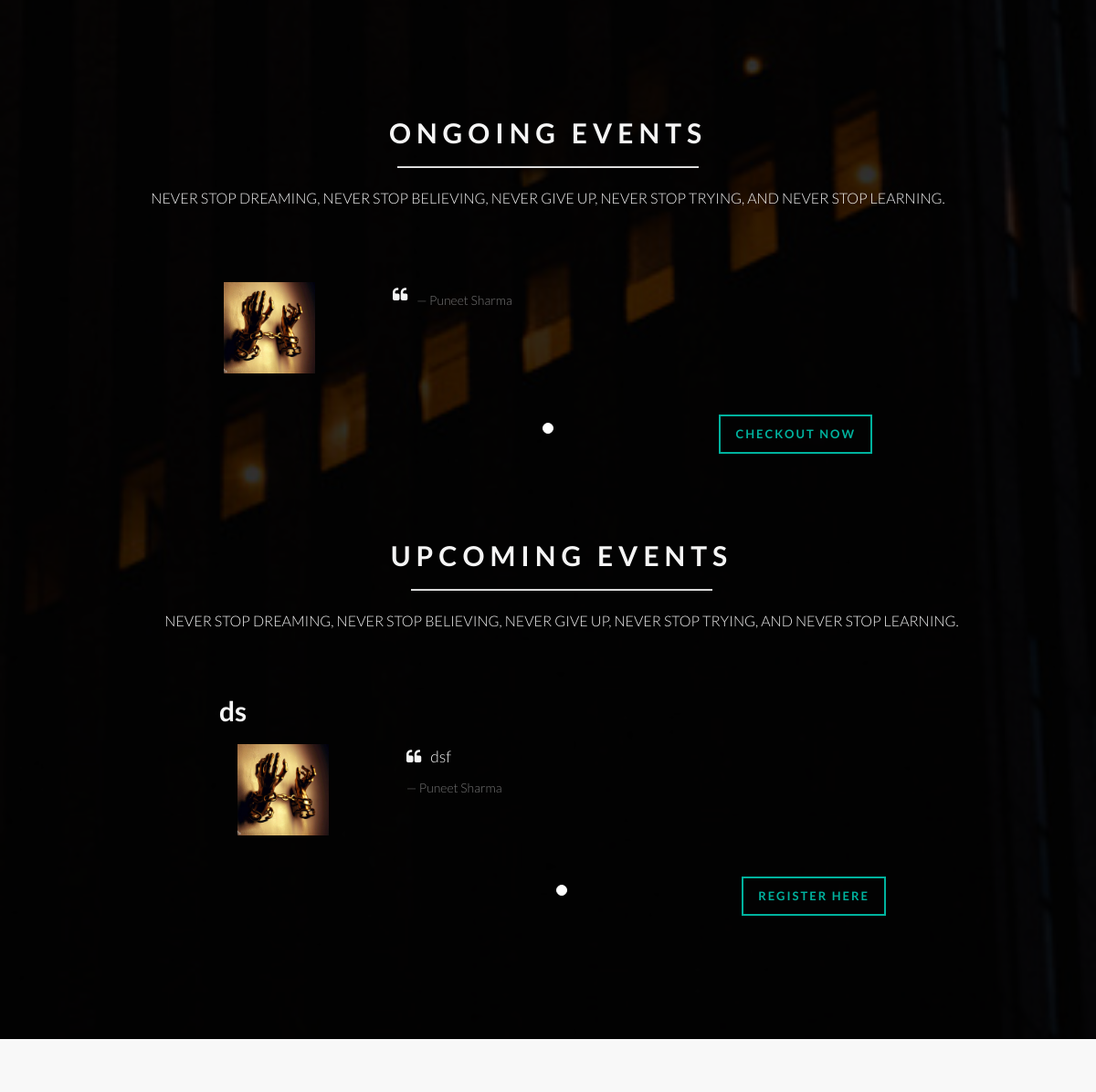
/ (middle part), run on an earlier commit of the app's database.
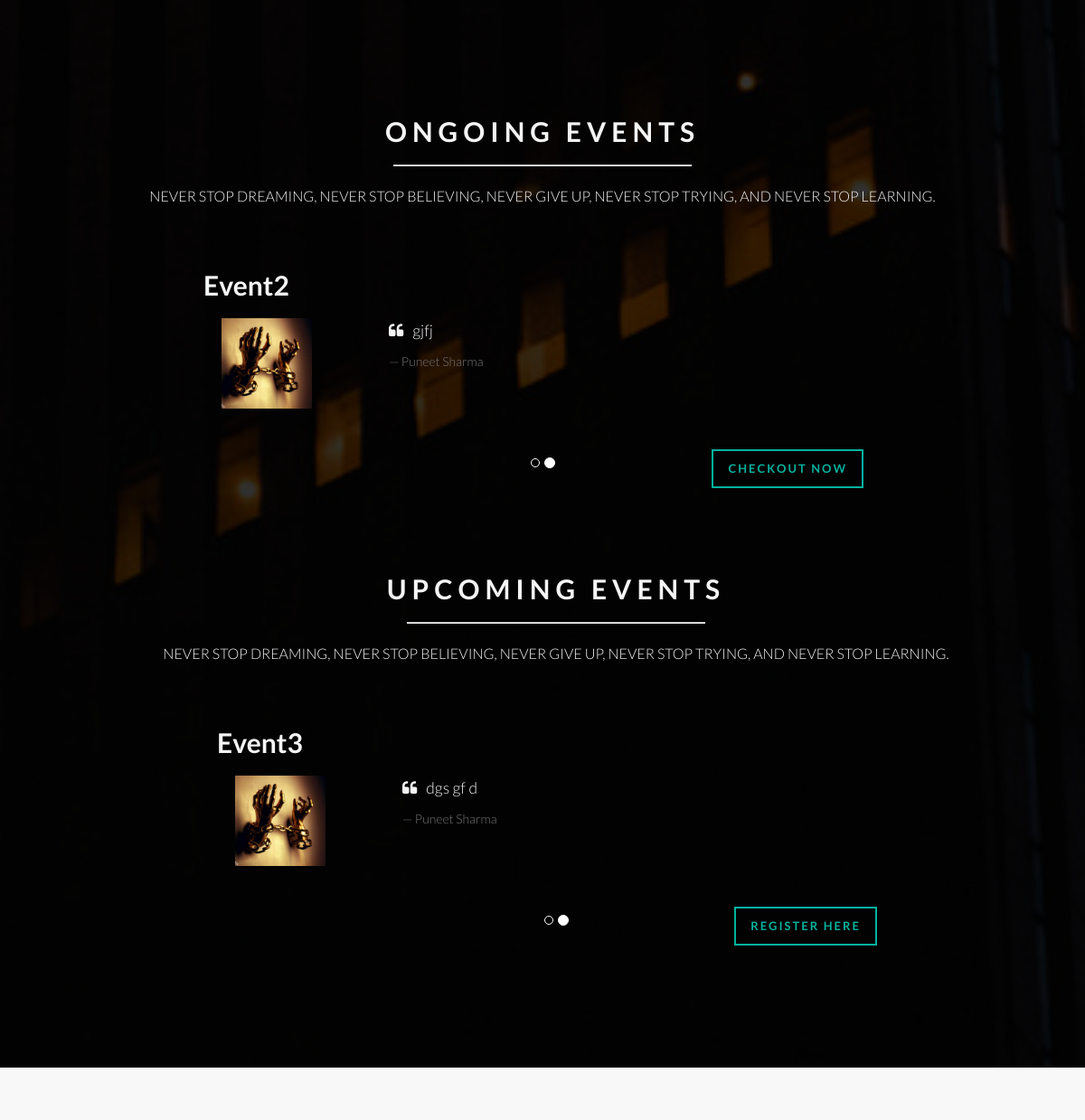
And on a later commit of the database.
### eventList/models.py (models this page shows, shortened)
class Event(models.Model):
    title=models.CharField(max_length=100)
    Desc=models.CharField(max_length=600, default="-----Default Desc------")
    image=models.ImageField(upload_to=f"images/")
    link=models.CharField(max_length=300)
    start_date=models.DateTimeField()
    end_date=models.DateTimeField()
    shown = models.BooleanField()

### eventList/views.py (the view)
# urls.py: path("", views.index, name="index")
def index(request):
    events = Event.objects.all()
    current_datetime = datetime.now()
    current_datetime = current_datetime.replace(microsecond = 0)
    ongoingEvents = list()
    upcomingEvents = list()
    pastEvents = list()
    for x in events:
        x.end_date = x.end_date.replace(tzinfo = None)
        x.start_date = x.start_date.replace(tzinfo = None)
        if x.end_date>current_datetime and x.start_date<current_datetime:
            ongoingEvents.append(x)
        if x.start_date>current_datetime:
            upcomingEvents.append(x)
        if x.end_date<current_datetime:
            pastEvents.append(x)
    pastEvents = list(filter(lambda x: x.shown, pastEvents))
    return render(request, "index.html", {"ongoingEvents":ongoingEvents ,"upcomingEvents":upcomingEvents, "pastEvents":pastEvents })

### templates/index.html (shortened to what this page needs)
<!DOCTYPE html>
{% load static %}
<html lang="en">
<head>
    <link rel="stylesheet" type="text/css" href="{% static 'style/style.css' %}">
</head>
<body class="parallax">
    <div id="content-wrapper">
        <section id="testimonial-carousel" class="divider-section">
            <div class="container">
                <div class="row">
                    <div class="center gap fade-down section-heading">
                        <h2 class="main-title">Ongoing Events</h2>
                        <hr>
                        <p>Never stop dreaming, never stop believing, never give up, never stop trying, and never stop
                            learning.</p>
                    </div>
                    <div class='col-md-offset-2 col-md-8 fade-up'>
                        <div class="carousel slide" data-ride="carousel" id="ongoing-events-carousel" data-interval="2000">
                            <ol class="carousel-indicators">
                                {% for event in ongoingEvents %}
                                    <li data-target="#ongoing-events-carousel" data-slide-to="{{ forloop.counter0 }}" {% if forloop.first %}class="active"{% endif %}></li>
                                {% endfor %}
                            </ol>
                            <div class="carousel-inner">
                                {% block list1 %}
                                        {% for event in ongoingEvents %}
                                        <div class="carousel-item item {% if forloop.first %}active{% endif %}">
                                            <h2>{{event.title}}</h2>
                                            <blockquote>
                                                <div class="row">
                                                    <div class="col-sm-3 text-center">
                                                        <img class="img-responsive lozad" loading="lazy"
                                                            src="{{event.image.url}}"
                                                            style="width: 100px;height:100px;">
                                                    </div>
                                                    <div class="col-sm-9">
                                                        <p>{{event.Desc}}</p>
                                                        <small>Puneet Sharma</small>
                                                    </div>
                                                </div>
                                                <div class="read-more-wrapper">
                                                    <a href="{{event.link}}" class="btn btn-outlined btn-primary">Checkout Now</a>
                                                </div>
                                            </blockquote>
                                        </div>
                                        {% endfor %}
                                    {% endblock %}
                            </div>
                        </div>
                    </div>
                </div>
                <div class="container">
                    <div class="row">
                        <div class="center gap fade-down section-heading">
                            <h2 class="main-title">Upcoming Events</h2>
                            <hr>
                            <p>Never stop dreaming, never stop believing, never give up, never stop trying, and never stop
                                learning.</p>
                        </div>
                        <div class='col-md-offset-2 col-md-8 fade-up'>
                            <div class="carousel slide" data-ride="carousel" id="upcoming-events-carousel" data-interval="2000">
                                <ol class="carousel-indicators">
                                    {% for event in upcomingEvents %}
                                        <li data-target="#upcoming-events-carousel" data-slide-to="{{ forloop.counter0 }}" {% if forloop.first %}class="active"{% endif %}></li>
                                    {% endfor %}
                                </ol>
                                <div class="carousel-inner">
                                    {% block list %}
                                        {% for event in upcomingEvents %}
                                        <div class="carousel-item item {% if forloop.first %}active{% endif %}">
                                            <h2>{{event.title}}</h2>
                                            <blockquote>
                                                <div class="row">
                                                    <div class="col-sm-3 text-center">
                                                        <img class="img-responsive lozad" loading="lazy"
                                                            src="{{event.image.url}}"
                                                            style="width: 100px;height:100px;">
                                                    </div>
                                                    <div class="col-sm-9">
                                                        <p>{{event.Desc}}</p>
                                                        <small>Puneet Sharma</small>
                                                    </div>
                                                </div>
                                                <div class="read-more-wrapper">
                                                    <a href="{{event.link}}" class="btn btn-outlined btn-primary">Register Here</a>
                                                </div>
                                            </blockquote>
                                        </div>
                                        {% endfor %}
                                    {% endblock %}
                                </div>
                            </div>
                        </div>
                    </div>
            </div>
        </section>
  <section id="blog" class="white">
            </div>
</body>
</html>

### static/style/css/style.css (style rules this page uses)
body { color: #222; background: #f5f5f5; font-family: Lato, sans-serif; font-weight: 300; line-height: 1.6; font-size: 16px }
h1, h2, h3, h4, h5, h6 { font-family: Lato, sans-serif; font-weight: 700 }
a { color: #222; -webkit-transition: .3s; -moz-transition: .3s; -o-transition: .3s; transition: .3s }
hr { border-top: 1px solid #e5e5e5; border-bottom: 1px solid #fff }
.btn { font-weight: 400 }
blockquote { background-color: #fff }
.main-title { text-transform: uppercase }
.center { text-align: center }
.section-heading hr { margin: 5px auto; max-width: 600px }
.gap { margin-bottom: 50px }
.row>div { margin-bottom: 10px }
#content-wrapper { padding: 0; z-index: 5; position: relative; box-shadow: 0 4px 2px -2px rgba(0, 0, 0, .4) }
.white { background: #f8f8f8; padding: 20px 0 }
#content-wrapper section { padding-top: 60px; padding-bottom: 60px }
.divider-section { background-color: rgba(0, 0, 0, .8); position: relative; overflow: hidden; display: block; color: #f5f5f5 }
.divider-section a { color: #f5f5f5 }
.btn-outlined { border-radius: 0; -webkit-transition: all .3s; -moz-transition: all .3s; transition: all .3s; font-weight: 700; text-transform: uppercase; -webkit-box-shadow: none; box-shadow: none !important }
.btn-outlined.btn-primary { background: 0 0; border: 2px solid #00b29e; color: #00b29e }
.read-more-wrapper { margin: 25px 0 5px; text-align: right }
.item blockquote { border-left: none; margin: 0; background-color: transparent }
.item blockquote img { margin-bottom: 10px }
.item blockquote p:before { content: "\f10d"; font-family: Fontawesome; float: left; margin-right: 10px }
.btn { padding: 10px 16px; font-size: 13px; letter-spacing: 2px }
.section-heading hr { margin: 20px auto; max-width: 330px; opacity: .9 }
.main-title { text-transform: uppercase; letter-spacing: 6px }
.section-heading p { text-transform: uppercase }
#content-wrapper { box-shadow: none }
.parallax { background-image: url("../images/test.jpg"); min-height: 500px; background-attachment: fixed; background-position: center; background-repeat: no-repeat; background-size: cover; }

What changed in the data, as far as the page shows it:
no longer on one of the page's lists (row edited): Event: title "ds", Desc "dsf"
added Event: title "Event2", image (picture), Desc "gjfj"
added Event: title "Event3", image (picture), Desc "dgs gf d"
